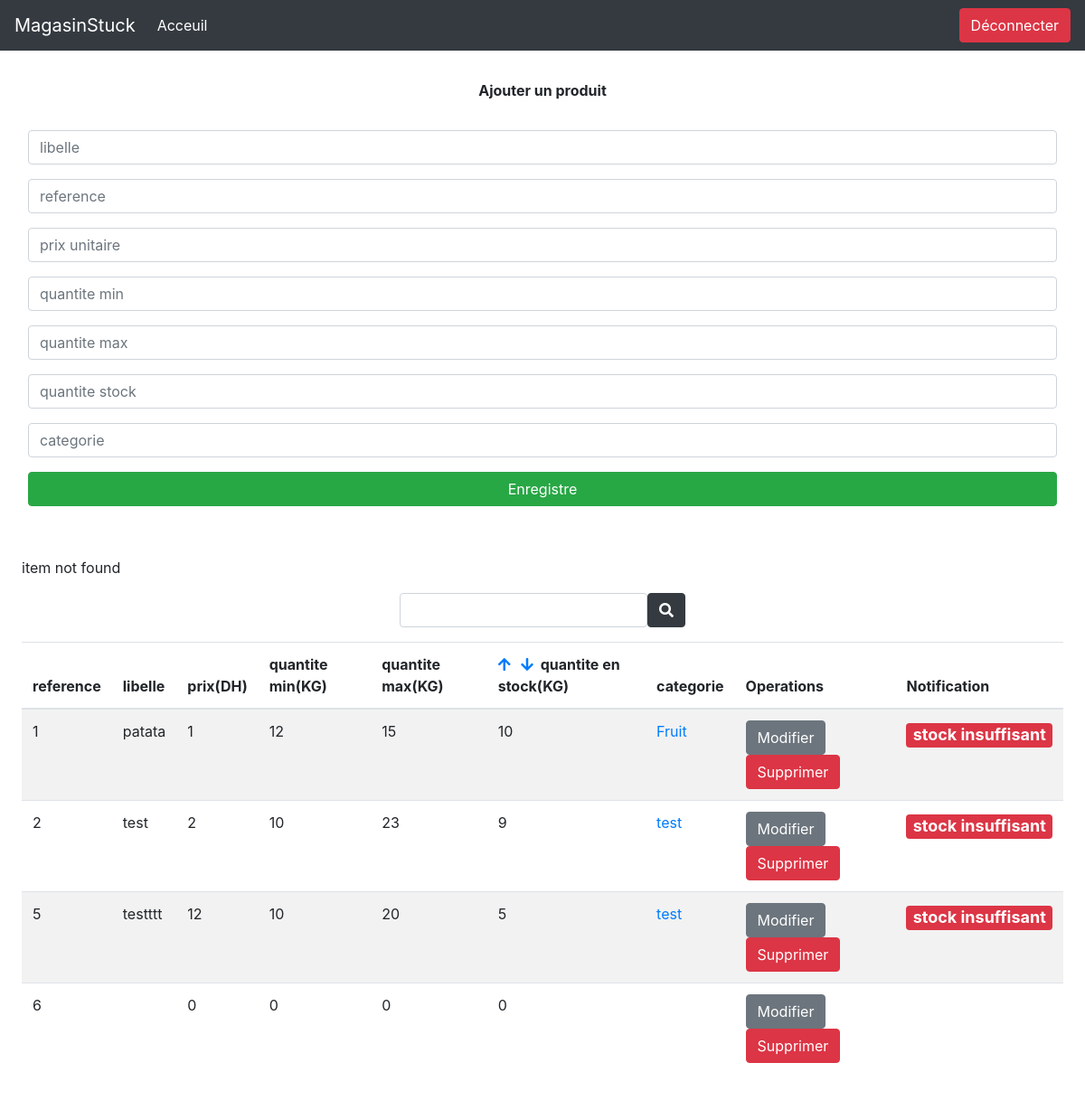
The app's page /dashbord.php with its own data.
### tables this page shows
CREATE TABLE `produit` (
  `reference` int(11) NOT NULL,
  `libelle` varchar(20) NOT NULL,
  `prix_unitaire` int(11) NOT NULL,
  `quantite_min` int(11) NOT NULL,
  `quantite_max` int(20) NOT NULL,
  `quantite_stock` int(11) NOT NULL,
  `categorie` varchar(20) NOT NULL
);

### dashbord.php (the view, shortened to what this page needs)
<!DOCTYPE html>
<html lang="en">
<head>
<link rel="stylesheet" href="https://stackpath.bootstrapcdn.com/bootstrap/4.5.2/css/bootstrap.min.css">
<link rel="stylesheet" href="https://maxcdn.bootstrapcdn.com/font-awesome/4.7.0/css/font-awesome.min.css">
    <link rel="stylesheet" href="https://pro.fontawesome.com/releases/v5.10.0/css/all.css"/>
</head>
<body>
<nav class="navbar navbar-expand-lg navbar-dark bg-dark   ">
  <a class="navbar-brand" href="dashbord.php">MagasinStuck</a>
  <div class="collapse navbar-collapse" id="navbarSupportedContent">
    <ul class="navbar-nav mr-auto">
      <li class="nav-item active">
        <a class="nav-link" href="dashbord.php">Acceuil <span class="sr-only">(current)</span></a>
      </li>
    </ul>
    <form class="form-inline my-2 my-lg-0" action="http://localhost/mydata/index.php">
      <button class="btn btn-danger my-2 my-sm-0" type="submit">Déconnecter</button>
    </form>
  </div>
</nav>
<div class="col-12" >
    <form action="addproduct.php" method="POST" >
<div class="form-group p-3 d-flex flex-column flex-content-center">
<div class="d-flex justify-content-center m-3 font-weight-bold">
        Ajouter un produit
    </div>
    <input type="text" class="form-control mt-3" id="input1"  name="libelle" placeholder="libelle">
    <input type="text" class="form-control mt-3" id="input1"  name="reference" placeholder="reference">
    <input type="text" class="form-control mt-3" id="input2"  name="prix_unitaire" placeholder="prix unitaire">
    <input type="text" class="form-control mt-3" id="input3"  name="quantite_min" placeholder="quantite min">
    <input type="text" class="form-control mt-3" id="input3"  name="quantite_max" placeholder="quantite max">
    <input type="text" class="form-control mt-3" id="input4"  name="quantite_stock" placeholder="quantite stock">
    <input type="text" class="form-control mt-3" id="input5"  name="categorie" placeholder="categorie">
    <input type="submit" name="submitt" class="btn btn-success mt-3" value="Enregistre">
    </form>
  </div>
<div class="table-wrapper p-4" style="background-color:white;border-radius: 10px;padding:10px;">
<?php
 if(isset($_POST['search'])){
  $querystring = $_POST['search'];
  $sql = "SELECT * FROM produit WHERE libelle LIKE '%$querystring%'";
} else {
  echo "item not found";
}
?>
<form action="" method="POST">
<div class="input-group d-flex justify-content-center p-3">
  <div class="form-outline">
    <input type="search" id="form1" class="form-control" />
  </div>
  <button type="submit" class="btn btn-dark">
    <i class="fas fa-search"></i>
  </button>
</div>
</form>
            <table class="table table-striped table-hover" id="myTable">
                <thead style="background-color:white;">
                    <tr>
                        <th>reference</th>
                        <th>libelle</th>
                        <th>prix(DH)</th>
                        <th>quantite min(KG)</th>
                        <th>quantite max(KG)</th>
                        <th>
                         <a href="?order=quantite_stock&&sort=DESC"> <i class="fas fa-arrow-up "></i></a>
                         <a href="?order=quantite_stock&&sort=ASC"><i class="fas fa-arrow-down "></i></a>
                         &#160;quantite en stock(KG)</a></th>
                        <th>categorie</th>
                        <th>Operations</th>
                        <th>Notification</th>
                        </tr>
                </thead>
                <?php
$conn = mysqli_connect("localhost","root","","mydata");
               if(isset($_GET['order'])){
                 $order = $_GET['order'];
               }else{
                 $order = 'quantite_stock';
               }
               if(isset($_GET['sort'])){
                 $sort = $_GET['sort'];
               } else{
                                  $sort = 'DESC';
               }
              $sql = "SELECT * FROM produit ORDER BY $order $sort   ";
              $result = $conn-> query($sql);
              if($result-> num_rows > 0  ){
                  while ($row = $result-> fetch_assoc()){
                      ?>
            <td ><?php echo $row["reference"] ?></td>
              <td ><?php echo $row["libelle"] ?></td>
              <td ><?php echo $row["prix_unitaire"] ?></td>
              <td ><?php echo $row["quantite_min"] ?></td>
              <td ><?php echo $row["quantite_max"] ?></td>
              <td ><?php echo $row["quantite_stock"] ?></td>
              <td ><a href="categorie.php?categorie=<?php echo $row["categorie"] ?>"><?php echo $row["categorie"] ?></a></td>
              <td>
              <a href="" class="edit" > <a name=""  class="btn btn-secondary" href='update.php?id=<?php echo$row["reference"]?>' role="button">Modifier</a>  </a>
              <a href="" class="delete" name="reference"> <a name=""  class="btn btn-danger" href='delete.php?id=<?php echo$row["reference"]?>' role="button">Supprimer</a> </a></td>
              <td><?php
              if($row["quantite_stock"]<$row["quantite_min"]){
                echo "<h4><span class='badge badge-danger'>stock insuffisant</span></h1>";
              }
              ?></td>
              <?php
}
              } else {
                echo "<h1><span class='badge badge-info d-flex justify-content-center'  >  No data </span> <h1>";
              }
              ?>
            </table>
    </div>
    </body>
</html>

### records on screen
produit: reference "1", libelle "patata", prix_unitaire "1", quantite_min "12", quantite_max "15", quantite_stock "10", categorie "Fruit", shows "stock insuffisant"
produit: reference "2", libelle "test", prix_unitaire "2", quantite_min "10", quantite_max "23", quantite_stock "9", categorie "test", shows "stock insuffisant"
produit: reference "5", libelle "testttt", prix_unitaire "12", quantite_min "10", quantite_max "20", quantite_stock "5", categorie "test", shows "stock insuffisant"
produit: reference "6", prix_unitaire "0", quantite_min "0", quantite_max "0", quantite_stock "0"
